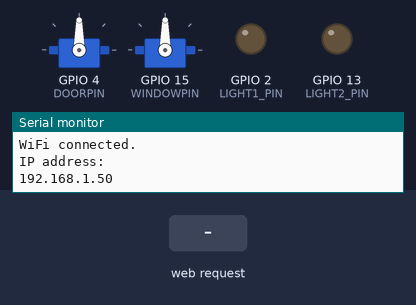
Simulated run of this sketch. Board: ESP32. On the bench: 2 × servo, output pins drawn as LEDs (lit = HIGH), the last lines printed to the serial monitor. The inputs (shaded band) are chosen by the test bench. WiFi joins after 1.5 s; servers stay silent unless stated.

Above: at 3.2 s.
3.3 s: HTTP request GET /light1_on received
At 4.0 s:
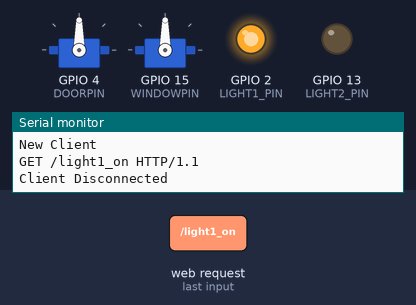
4.8 s: HTTP request GET /close_door received
At 5.1 s:
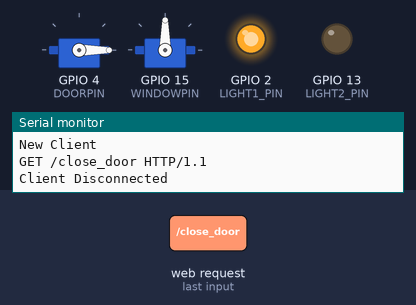
6.3 s: HTTP request GET /light1_off received
At 7.5 s:
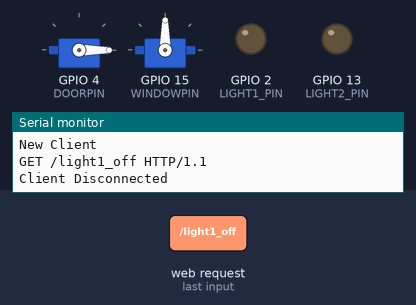
7.8 s: HTTP request GET /close_window received
At 8.6 s:
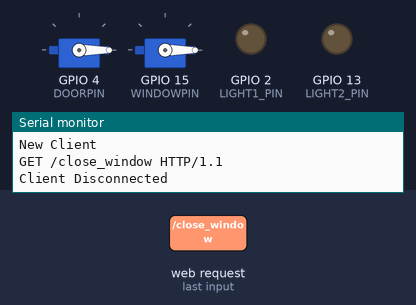
9.3 s: HTTP request GET /open_door received
At 9.7 s:
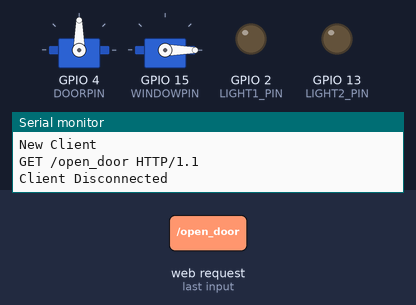
10.8 s: HTTP request GET /light2_on received
At 12.1 s:
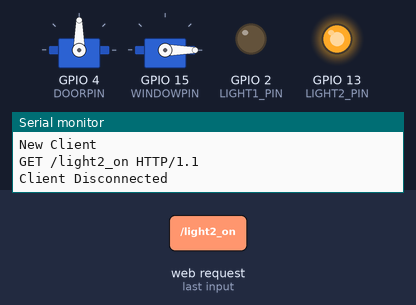
Timing chart, 0 to 13.3 s (numbered marks = the images above; inputs shaded):
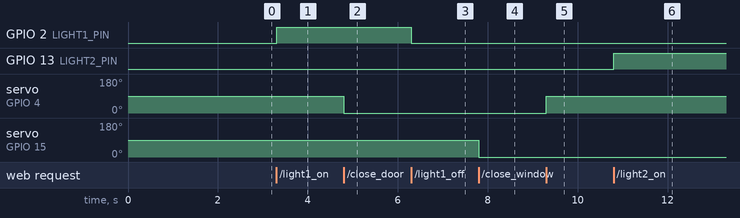

Measured:
- after the input at 3.3 s, GPIO 2 (LIGHT1_PIN): LOW → HIGH at once
- after the input at 4.8 s, servo on GPIO 4 (DOORPIN): 90° → 0° at once
- after the input at 6.3 s, GPIO 2 (LIGHT1_PIN): HIGH → LOW at once
- after the input at 7.8 s, servo on GPIO 15 (WINDOWPIN): 90° → 0° at once
- after the input at 9.3 s, servo on GPIO 4 (DOORPIN): 0° → 90° at once
- after the input at 10.8 s, GPIO 13 (LIGHT2_PIN): LOW → HIGH at once

The sketch:

remote.ino
```cpp
#include <WiFi.h>
#include <WiFiServer.h>
#include <ESP32Servo.h> // 서보 모터 라이브러리 추가
// #include <IRremote.h>
// Wi-Fi 네트워크 이름 및 비밀번호
const char* ssid = "mingon";
const char* password = "123456780";

#define LIGHT1_PIN 2
#define LIGHT2_PIN 13
#define DOORPIN 4 // 서보 모터 핀
#define WINDOWPIN 15 // 서보 모터 핀
// #define REMOTEPIN 36 // IR 리모컨 수신 핀

Servo servo; // 서보 모터 객체 생성
Servo window; // 서보 모터 객체 생성

// IRrecv irRemote(REMOTEPIN);  //리모콘 객체 생성
// decode_results results;

WiFiServer server(8080);

void setup() {
  // 시리얼 통신 시작
  Serial.begin(57600);

  // LED 핀 설정
  pinMode(LIGHT1_PIN, OUTPUT);
  digitalWrite(LIGHT1_PIN, LOW); // 기본적으로 LED를 끔

  pinMode(LIGHT2_PIN, OUTPUT);
  digitalWrite(LIGHT2_PIN, LOW); // 기본적으로 LED를 끔


  // 서보 모터 핀 설정
  servo.attach(DOORPIN);
  window.attach(WINDOWPIN);


  // IR 리모컨 수신기 시작
  // irRemote.enableIRIn(); // Start the IR receiver


  // Wi-Fi 연결 시도
  Serial.print("Connecting to ");
  Serial.println(ssid);
  WiFi.begin(ssid, password);

  while (WiFi.status() != WL_CONNECTED) {
    delay(1000);
    Serial.print(".");
  }

  Serial.println("");
  Serial.println("WiFi connected.");
  Serial.println("IP address: ");
  Serial.println(WiFi.localIP());

  server.begin(); // 서버 시작
}

void loop() {
  // Wi-Fi 연결 상태 확인
  if (WiFi.status() == WL_CONNECTED) {
    // Wi-Fi 연결 상태 유지 코드
  } else {
    Serial.println("WiFi not connected");
  }
  // if(irRemote.decode(&results)){
  //   Serial.println(results.value,HEX);
  //   irRemote.resume();
  // }


  WiFiClient client = server.available(); // 새로운 클라이언트가 연결되었는지 확인
  if (client) {
    Serial.println("New Client");
    String currentLine = ""; // 현재 읽고 있는 줄을 저장할 문자열
    while (client.connected()) { // 클라이언트가 연결되어 있는 동안
      if (client.available()) { // 클라이언트로부터 데이터를 받을 수 있으면
        char c = client.read(); // 한 문자를 읽어들임
        Serial.write(c); // 시리얼 모니터에 출력
        if (c == '\n') { // 새로운 줄 문자를 받으면
          if (currentLine.length() != 0) { // 빈 줄이면 HTTP 요청 끝
            client.println("HTTP/1.1 200 OK");
            client.println("Content-type:text");
            client.println();
            // LED 제어 명령 확인
            if (currentLine.indexOf("light1_on") >= 0) {
              digitalWrite(LIGHT1_PIN, HIGH); // LED 켜기
              client.println("0");
            } else if (currentLine.indexOf("light1_off") >= 0) {
              digitalWrite(LIGHT1_PIN, LOW); // LED 끄기
              client.println("1");

            } else if (currentLine.indexOf("light2_on") >= 0) {
              digitalWrite(LIGHT2_PIN, HIGH); // LED 켜기
              client.println("0");
            } else if (currentLine.indexOf("light2_off") >= 0) {
              digitalWrite(LIGHT2_PIN, LOW); // LED 끄기
              client.println("1");

            }else if (currentLine.indexOf("open_door") >= 0) {
              // 서보 모터를 90도 회전
              servo.write(90);
              client.println("0");
            }else if (currentLine.indexOf("close_door") >= 0) {
              // 서보 모터를 90도 회전
              servo.write(0);
              client.println("1");
            }else if (currentLine.indexOf("open_window") >= 0) {
              // 서보 모터를 90도 회전
              window.write(90);
              client.println("0");
            }else if (currentLine.indexOf("close_window") >= 0) {
              // 서보 모터를 90도 회전
              window.write(0);
              client.println("1");
            } else {
              client.print("{\"status\": \"unknown command\"}");
            }

            client.println();
            break;
          } else { // 새로운 줄이 아니면
            currentLine = ""; // 현재 줄 초기화
          }
        }else if (c != '\r') { // 캐리지 리턴이 아니면
          currentLine += c; // 현재 줄에 문자 추가
        }
      }
    }
    client.stop();
    Serial.println("Client Disconnected");
  }
}
```
